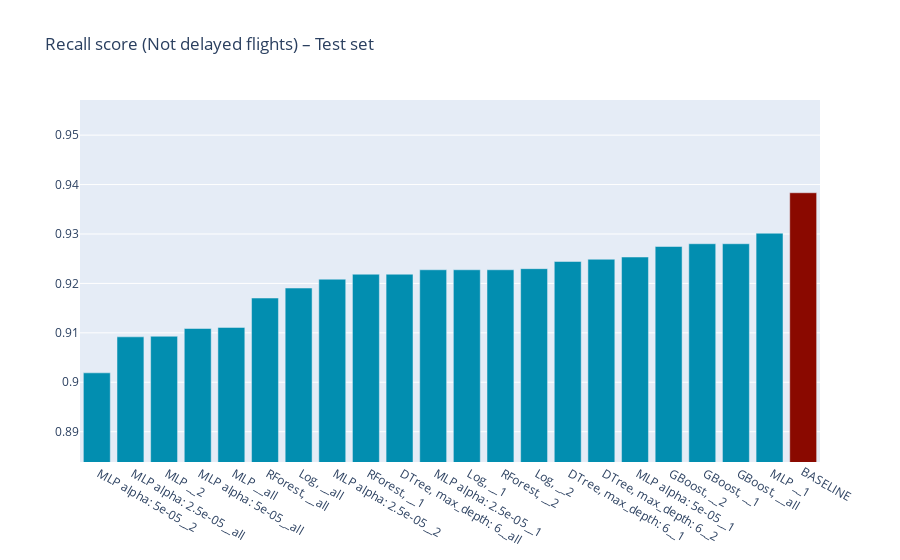
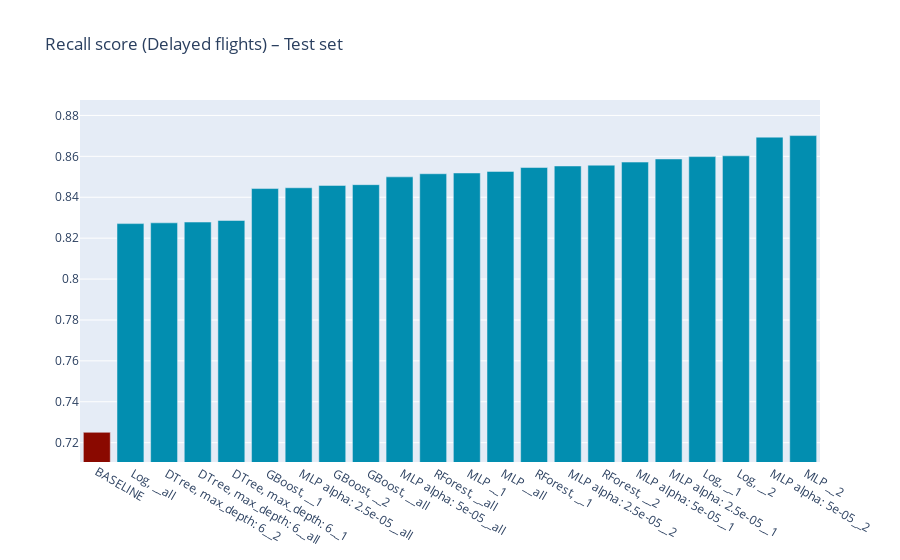
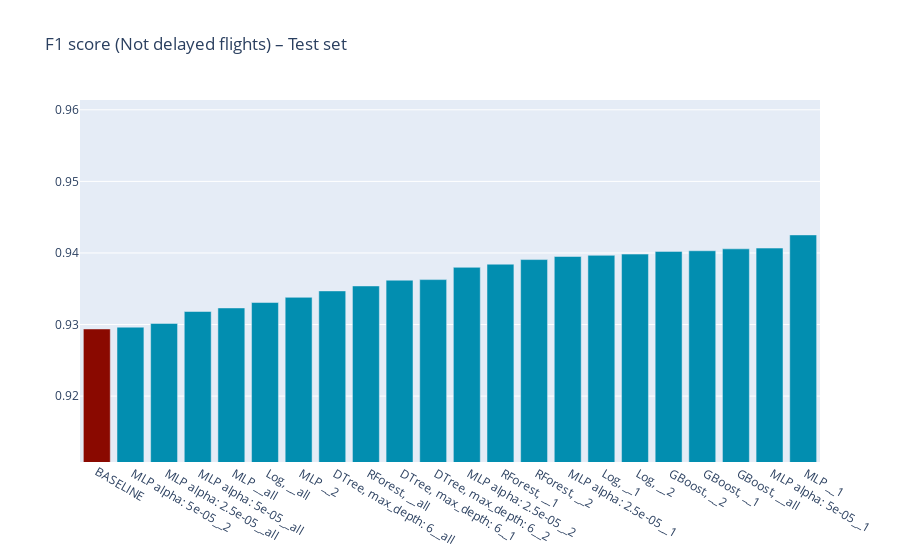
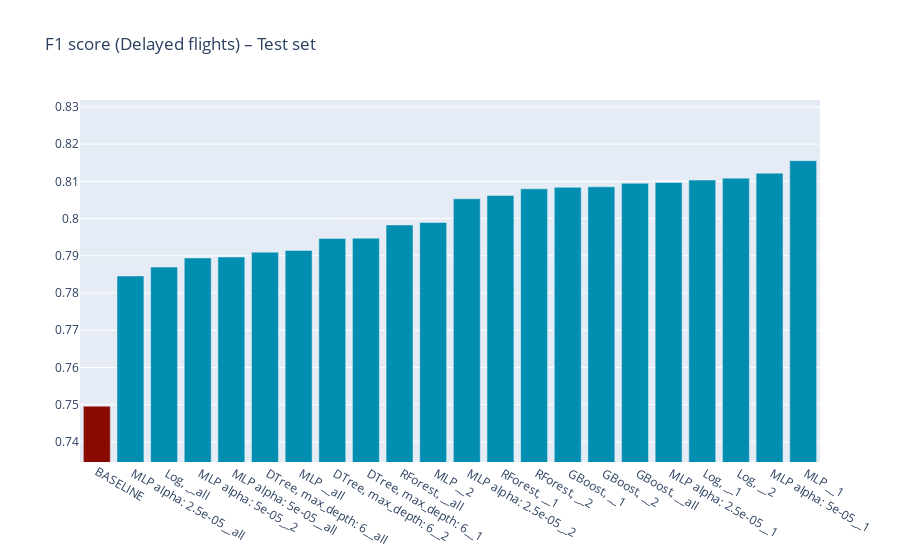

Here is the notebook cell these charts were saved with, in order:
### Code cell
def plot_class_scores(col):
    score_df = filtered_class.sort_values(by=col).copy()

    fig = go.Figure(
        go.Bar(x=score_df.index, 
            y=score_df[col], 
            marker_color=score_df["color"]
        )
    )

    replacements = {
        "Recall": "Recall score",
        "F1": "F1 score",
        "(ND)": " (Not delayed flights)",
        "(D)": " (Delayed flights)",
        "_TE": " – Test set"
    }

    title = copy.deepcopy(col)

    for abbr, repl in replacements.items():
        title = title.replace(abbr, repl)

    fig.update_yaxes(range=(score_df[col].min() * 0.98, score_df[col].max() * 1.02))
    fig.update_layout(
        title=title
    )

    fig.show()

plot_class_scores("Recall(ND)_TE")
plot_class_scores("Recall(D)_TE")
plot_class_scores("F1(ND)_TE")
plot_class_scores("F1(D)_TE")

### Figure 1 — Plotly figure (JSON) as saved in the notebook; plotly's stock layout.template omitted (floating-point values rounded to 4 significant figures)
{"data": [{"marker": {"color": ["#028eb0", "#028eb0", "#028eb0", "#028eb0", "#028eb0", "#028eb0", "#028eb0", "#028eb0", "#028eb0", "#028eb0", "#028eb0", "#028eb0", "#028eb0", "#028eb0", "#028eb0", "#028eb0", "#028eb0", "#028eb0", "#028eb0", "#028eb0", "#028eb0", "#8a0900"]}, "x": [" MLP alpha: 5e-05__2", " MLP alpha: 2.5e-05__all", " MLP __2", " MLP alpha: 5e-05__all", " MLP __all", " RForest, __all", " Log, __all", " MLP alpha: 2.5e-05__2", " RForest, __1", " DTree, max_depth: 6__all", " MLP alpha: 2.5e-05__1", " Log, __1", " RForest, __2", " Log, __2", " DTree, max_depth: 6__1", " DTree, max_depth: 6__2", " MLP alpha: 5e-05__1", " GBoost, __2", " GBoost, __1", " GBoost, __all", " MLP __1", "BASELINE"], "y": [0.9019, 0.9092, 0.9093, 0.9109, 0.9111, 0.917, 0.9191, 0.9209, 0.9219, 0.9219, 0.9228, 0.9228, 0.9228, 0.923, 0.9244, 0.9249, 0.9253, 0.9275, 0.928, 0.928, 0.9302, 0.9383], "type": "bar"}], "layout": {"yaxis": {"range": [0.8839, 0.9571]}, "title": {"text": "Recall score (Not delayed flights) – Test set"}}}

### Figure 2 — Plotly figure (JSON) as saved in the notebook; plotly's stock layout.template omitted (floating-point values rounded to 4 significant figures)
{"data": [{"marker": {"color": ["#8a0900", "#028eb0", "#028eb0", "#028eb0", "#028eb0", "#028eb0", "#028eb0", "#028eb0", "#028eb0", "#028eb0", "#028eb0", "#028eb0", "#028eb0", "#028eb0", "#028eb0", "#028eb0", "#028eb0", "#028eb0", "#028eb0", "#028eb0", "#028eb0", "#028eb0"]}, "x": ["BASELINE", " Log, __all", " DTree, max_depth: 6__2", " DTree, max_depth: 6__all", " DTree, max_depth: 6__1", " GBoost, __1", " MLP alpha: 2.5e-05__all", " GBoost, __2", " GBoost, __all", " MLP alpha: 5e-05__all", " RForest, __all", " MLP __1", " MLP __all", " RForest, __1", " MLP alpha: 2.5e-05__2", " RForest, __2", " MLP alpha: 5e-05__1", " MLP alpha: 2.5e-05__1", " Log, __1", " Log, __2", " MLP alpha: 5e-05__2", " MLP __2"], "y": [0.7251, 0.8271, 0.8275, 0.8279, 0.8286, 0.8442, 0.8446, 0.8458, 0.8462, 0.85, 0.8515, 0.8519, 0.8526, 0.8545, 0.8553, 0.8557, 0.8572, 0.8587, 0.8599, 0.8602, 0.8694, 0.8701], "type": "bar"}], "layout": {"yaxis": {"range": [0.7106, 0.8875]}, "title": {"text": "Recall score (Delayed flights) – Test set"}}}

### Figure 3 — Plotly figure (JSON) as saved in the notebook; plotly's stock layout.template omitted (floating-point values rounded to 4 significant figures)
{"data": [{"marker": {"color": ["#8a0900", "#028eb0", "#028eb0", "#028eb0", "#028eb0", "#028eb0", "#028eb0", "#028eb0", "#028eb0", "#028eb0", "#028eb0", "#028eb0", "#028eb0", "#028eb0", "#028eb0", "#028eb0", "#028eb0", "#028eb0", "#028eb0", "#028eb0", "#028eb0", "#028eb0"]}, "x": ["BASELINE", " MLP alpha: 5e-05__2", " MLP alpha: 2.5e-05__all", " MLP alpha: 5e-05__all", " MLP __all", " Log, __all", " MLP __2", " DTree, max_depth: 6__all", " RForest, __all", " DTree, max_depth: 6__1", " DTree, max_depth: 6__2", " MLP alpha: 2.5e-05__2", " RForest, __1", " RForest, __2", " MLP alpha: 2.5e-05__1", " Log, __1", " Log, __2", " GBoost, __2", " GBoost, __1", " GBoost, __all", " MLP alpha: 5e-05__1", " MLP __1"], "y": [0.9294, 0.9296, 0.9302, 0.9318, 0.9323, 0.9331, 0.9338, 0.9347, 0.9354, 0.9362, 0.9363, 0.938, 0.9384, 0.9391, 0.9395, 0.9397, 0.9398, 0.9402, 0.9403, 0.9406, 0.9407, 0.9425], "type": "bar"}], "layout": {"yaxis": {"range": [0.9108, 0.9614]}, "title": {"text": "F1 score (Not delayed flights) – Test set"}}}

### Figure 4 — Plotly figure (JSON) as saved in the notebook; plotly's stock layout.template omitted (floating-point values rounded to 4 significant figures)
{"data": [{"marker": {"color": ["#8a0900", "#028eb0", "#028eb0", "#028eb0", "#028eb0", "#028eb0", "#028eb0", "#028eb0", "#028eb0", "#028eb0", "#028eb0", "#028eb0", "#028eb0", "#028eb0", "#028eb0", "#028eb0", "#028eb0", "#028eb0", "#028eb0", "#028eb0", "#028eb0", "#028eb0"]}, "x": ["BASELINE", " MLP alpha: 2.5e-05__all", " Log, __all", " MLP alpha: 5e-05__2", " MLP alpha: 5e-05__all", " DTree, max_depth: 6__all", " MLP __all", " DTree, max_depth: 6__2", " DTree, max_depth: 6__1", " RForest, __all", " MLP __2", " MLP alpha: 2.5e-05__2", " RForest, __1", " RForest, __2", " GBoost, __1", " GBoost, __2", " GBoost, __all", " MLP alpha: 2.5e-05__1", " Log, __1", " Log, __2", " MLP alpha: 5e-05__1", " MLP __1"], "y": [0.7496, 0.7846, 0.787, 0.7894, 0.7897, 0.791, 0.7914, 0.7947, 0.7947, 0.7983, 0.799, 0.8053, 0.8062, 0.808, 0.8084, 0.8085, 0.8095, 0.8097, 0.8103, 0.8108, 0.8122, 0.8155], "type": "bar"}], "layout": {"yaxis": {"range": [0.7346, 0.8318]}, "title": {"text": "F1 score (Delayed flights) – Test set"}}}
